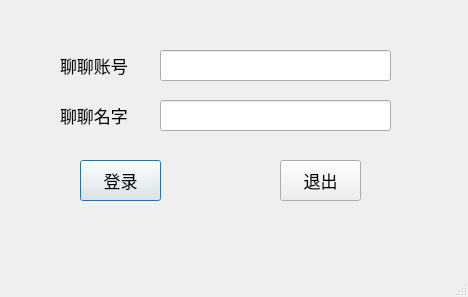
<?xml version="1.0" encoding="UTF-8"?>
<ui version="4.0">
 <class>Dialog</class>
 <widget class="QDialog" name="Dialog">
  <property name="geometry">
   <rect>
    <x>0</x>
    <y>0</y>
    <width>468</width>
    <height>297</height>
   </rect>
  </property>
  <property name="minimumSize">
   <size>
    <width>468</width>
    <height>297</height>
   </size>
  </property>
  <property name="maximumSize">
   <size>
    <width>468</width>
    <height>297</height>
   </size>
  </property>
  <property name="windowTitle">
   <string>聊聊</string>
  </property>
  <property name="windowIcon">
   <iconset>
    <normaloff>3.png</normaloff>3.png</iconset>
  </property>
  <property name="sizeGripEnabled">
   <bool>true</bool>
  </property>
  <widget class="QLabel" name="label">
   <property name="geometry">
    <rect>
     <x>60</x>
     <y>40</y>
     <width>71</width>
     <height>51</height>
    </rect>
   </property>
   <property name="font">
    <font>
     <pointsize>13</pointsize>
    </font>
   </property>
   <property name="text">
    <string>聊聊账号</string>
   </property>
  </widget>
  <widget class="QLabel" name="label_2">
   <property name="geometry">
    <rect>
     <x>60</x>
     <y>90</y>
     <width>111</width>
     <height>51</height>
    </rect>
   </property>
   <property name="font">
    <font>
     <pointsize>13</pointsize>
    </font>
   </property>
   <property name="text">
    <string>聊聊名字</string>
   </property>
  </widget>
  <widget class="QLineEdit" name="lineEdit">
   <property name="geometry">
    <rect>
     <x>160</x>
     <y>50</y>
     <width>231</width>
     <height>31</height>
    </rect>
   </property>
   <property name="font">
    <font>
     <pointsize>13</pointsize>
    </font>
   </property>
   <property name="text">
    <string/>
   </property>
  </widget>
  <widget class="QLineEdit" name="lineEdit_2">
   <property name="geometry">
    <rect>
     <x>160</x>
     <y>100</y>
     <width>231</width>
     <height>31</height>
    </rect>
   </property>
   <property name="font">
    <font>
     <pointsize>13</pointsize>
    </font>
   </property>
   <property name="text">
    <string/>
   </property>
  </widget>
  <widget class="QPushButton" name="pushButton">
   <property name="geometry">
    <rect>
     <x>80</x>
     <y>160</y>
     <width>81</width>
     <height>41</height>
    </rect>
   </property>
   <property name="font">
    <font>
     <pointsize>13</pointsize>
    </font>
   </property>
   <property name="text">
    <string>登录</string>
   </property>
  </widget>
  <widget class="QPushButton" name="pushButton_2">
   <property name="geometry">
    <rect>
     <x>280</x>
     <y>160</y>
     <width>81</width>
     <height>41</height>
    </rect>
   </property>
   <property name="font">
    <font>
     <pointsize>13</pointsize>
    </font>
   </property>
   <property name="text">
    <string>退出</string>
   </property>
  </widget>
 </widget>
 <resources/>
 <connections>
  <connection>
   <sender>pushButton_2</sender>
   <signal>clicked()</signal>
   <receiver>Dialog</receiver>
   <slot>close()</slot>
   <hints>
    <hint type="sourcelabel">
     <x>329</x>
     <y>187</y>
    </hint>
    <hint type="destinationlabel">
     <x>435</x>
     <y>135</y>
    </hint>
   </hints>
  </connection>
 </connections>
</ui>
